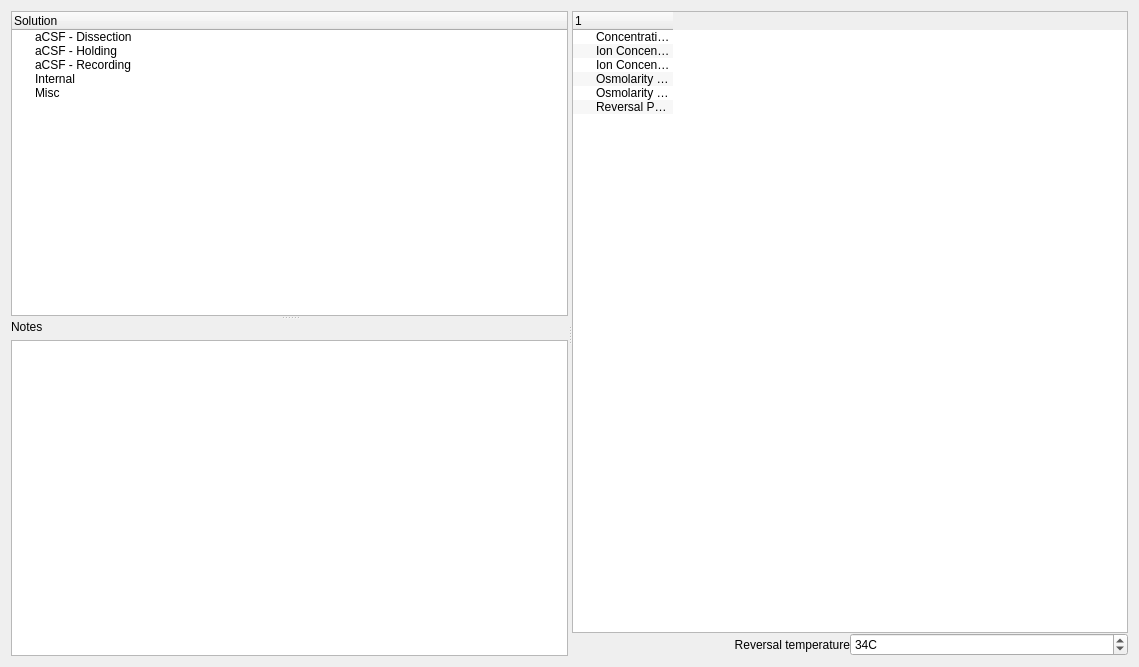
<?xml version="1.0" encoding="UTF-8"?>
<ui version="4.0">
 <class>solutionEditor</class>
 <widget class="QWidget" name="solutionEditor">
  <property name="geometry">
   <rect>
    <x>0</x>
    <y>0</y>
    <width>1139</width>
    <height>667</height>
   </rect>
  </property>
  <property name="windowTitle">
   <string>Form</string>
  </property>
  <layout class="QGridLayout" name="gridLayout_2">
   <item row="0" column="0">
    <widget class="QSplitter" name="splitter_2">
     <property name="orientation">
      <enum>Qt::Horizontal</enum>
     </property>
     <widget class="QSplitter" name="splitter">
      <property name="orientation">
       <enum>Qt::Vertical</enum>
      </property>
      <widget class="TreeWidget" name="solutionList">
       <column>
        <property name="text">
         <string>Solution</string>
        </property>
       </column>
       <item>
        <property name="text">
         <string>aCSF - Dissection</string>
        </property>
       </item>
       <item>
        <property name="text">
         <string>aCSF - Holding</string>
        </property>
       </item>
       <item>
        <property name="text">
         <string>aCSF - Recording</string>
        </property>
       </item>
       <item>
        <property name="text">
         <string>Internal</string>
        </property>
       </item>
       <item>
        <property name="text">
         <string>Misc</string>
        </property>
       </item>
      </widget>
      <widget class="QWidget" name="layoutWidget">
       <layout class="QVBoxLayout" name="verticalLayout">
        <item>
         <widget class="QLabel" name="label">
          <property name="text">
           <string>Notes</string>
          </property>
         </widget>
        </item>
        <item>
         <widget class="RichTextEdit" name="notesText"/>
        </item>
       </layout>
      </widget>
     </widget>
     <widget class="QWidget" name="layoutWidget">
      <layout class="QVBoxLayout" name="verticalLayout_2">
       <property name="spacing">
        <number>0</number>
       </property>
       <property name="margin">
        <number>0</number>
       </property>
       <item>
        <widget class="TreeWidget" name="solutionTable">
         <property name="alternatingRowColors">
          <bool>true</bool>
         </property>
         <property name="allColumnsShowFocus">
          <bool>false</bool>
         </property>
         <attribute name="headerStretchLastSection">
          <bool>false</bool>
         </attribute>
         <column>
          <property name="text">
           <string/>
          </property>
         </column>
         <item>
          <property name="text">
           <string>Concentrations (mM)</string>
          </property>
         </item>
         <item>
          <property name="text">
           <string>Ion Concentrations (estimated)</string>
          </property>
         </item>
         <item>
          <property name="text">
           <string>Ion Concentrations (measured)</string>
          </property>
         </item>
         <item>
          <property name="text">
           <string>Osmolarity (estimated)</string>
          </property>
         </item>
         <item>
          <property name="text">
           <string>Osmolarity (measured)</string>
          </property>
         </item>
         <item>
          <property name="text">
           <string>Reversal Potentials</string>
          </property>
         </item>
        </widget>
       </item>
       <item>
        <layout class="QGridLayout" name="gridLayout">
         <item row="0" column="0">
          <widget class="QLabel" name="label_4">
           <property name="text">
            <string>Reversal temperature</string>
           </property>
           <property name="alignment">
            <set>Qt::AlignRight|Qt::AlignTrailing|Qt::AlignVCenter</set>
           </property>
          </widget>
         </item>
         <item row="0" column="1">
          <widget class="QSpinBox" name="reverseTempSpin">
           <property name="suffix">
            <string>C</string>
           </property>
           <property name="value">
            <number>34</number>
           </property>
          </widget>
         </item>
        </layout>
       </item>
      </layout>
     </widget>
    </widget>
   </item>
  </layout>
 </widget>
 <customwidgets>
  <customwidget>
   <class>TreeWidget</class>
   <extends>QTreeWidget</extends>
   <header>acq4.pyqtgraph</header>
  </customwidget>
  <customwidget>
   <class>RichTextEdit</class>
   <extends>QTextEdit</extends>
   <header>.textEditor</header>
  </customwidget>
 </customwidgets>
 <resources/>
 <connections/>
</ui>
